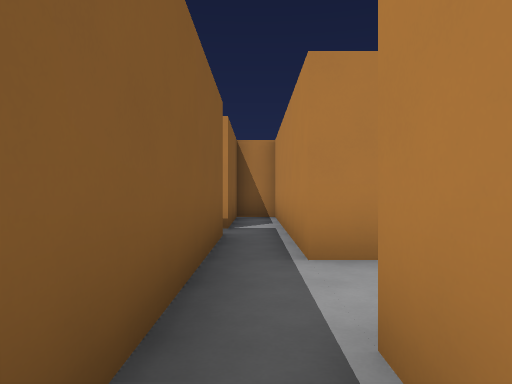
view 1 (above)

24 first-person views from a walk through a 3-D level made in the Godot game engine. The camera is 1.3 m above the floor, looks level and sees 70° across. The floor is counted in squares, 2 m on a side. Each view is taken from the middle of a square. On the plan, view 1 faces up. The plan holds only what a view shows up to about 11 squares ahead; the rest is blank. Characters and animated objects are not drawn.

view 2
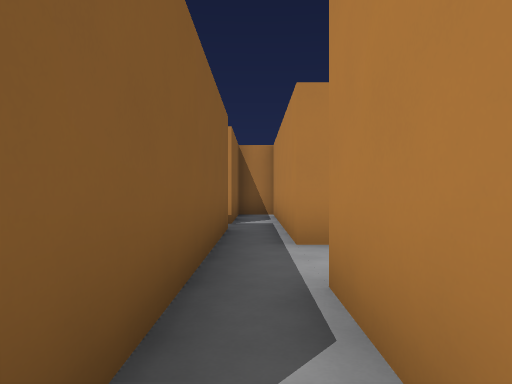

view 3
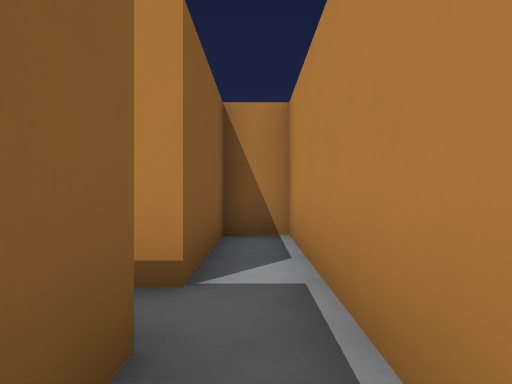

view 4
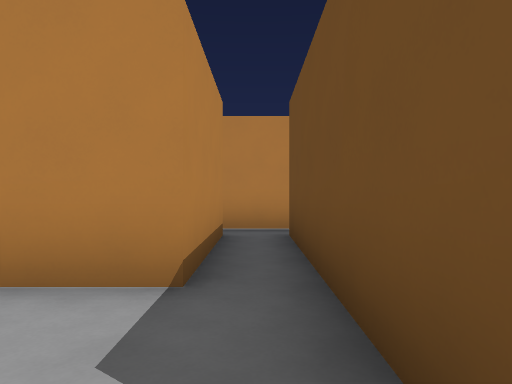

view 5
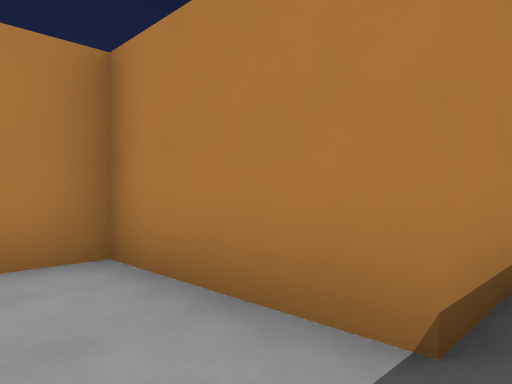

view 6
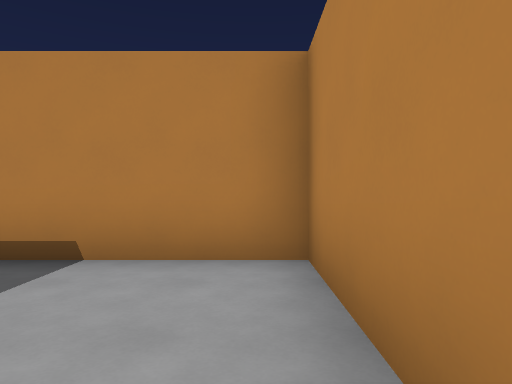

view 7
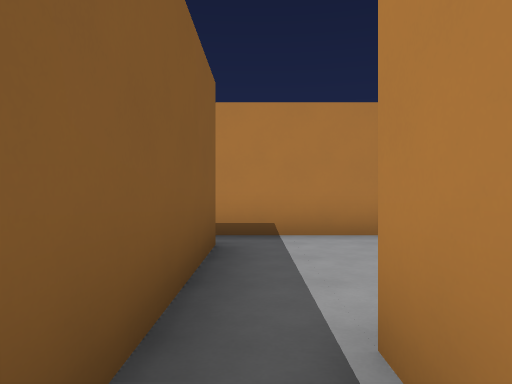

view 8
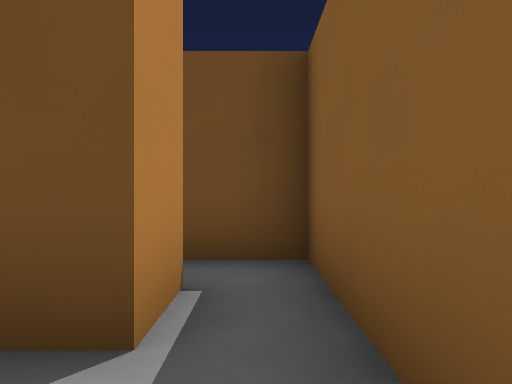

view 9
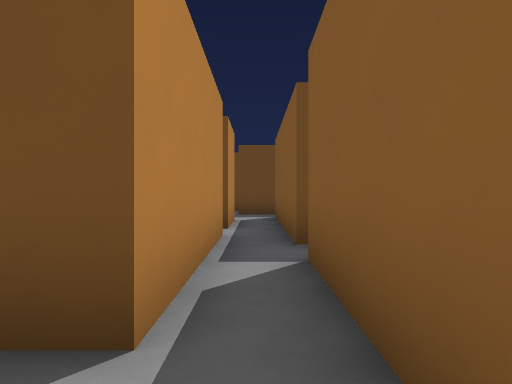

view 10
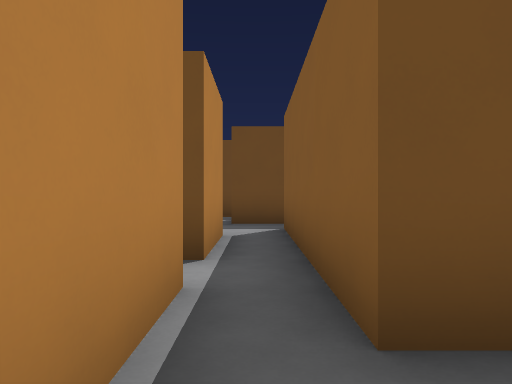

view 11
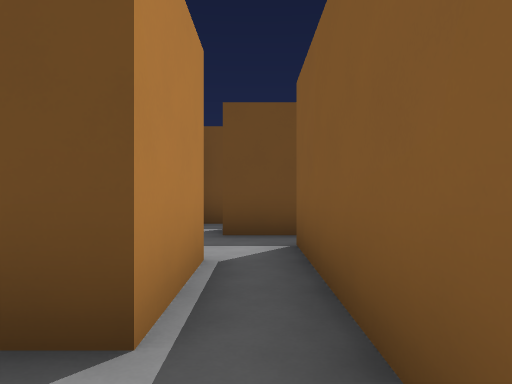

view 12
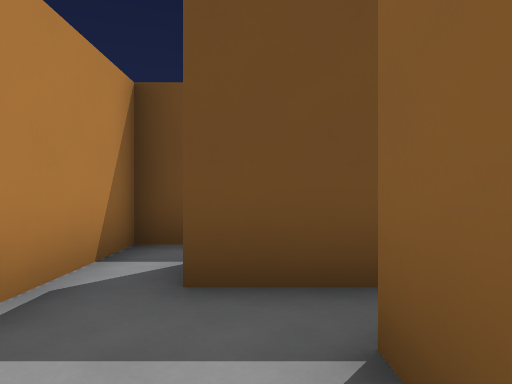

view 13
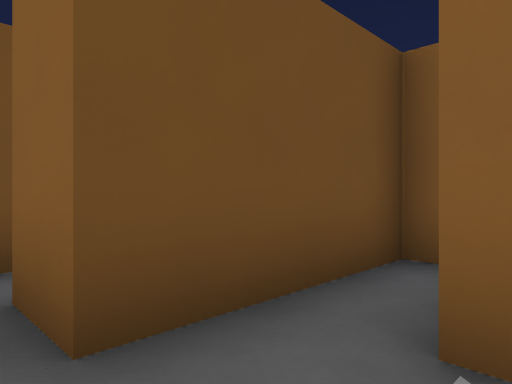

view 14
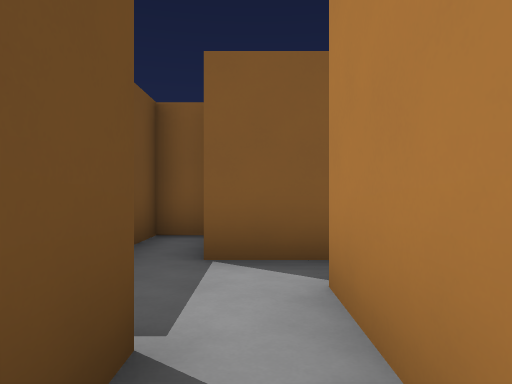

view 15
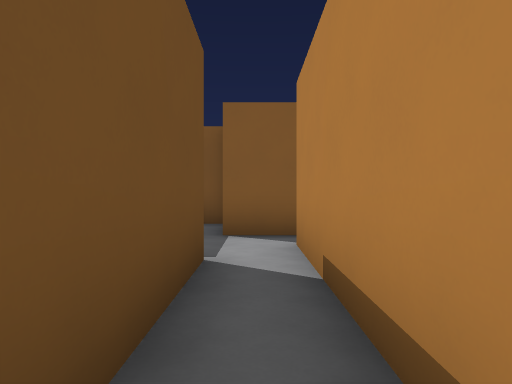

view 16
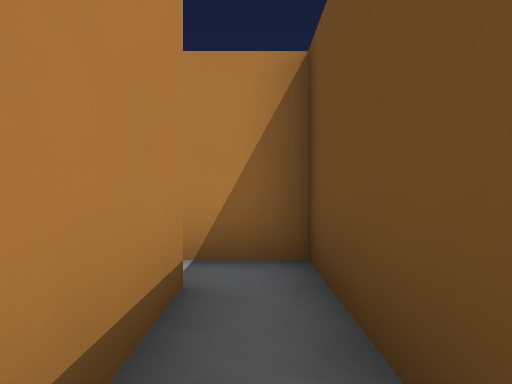

view 17
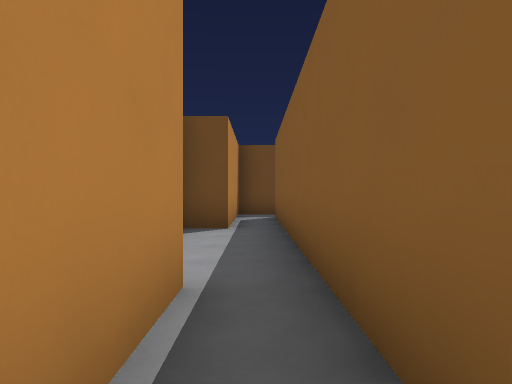

view 18
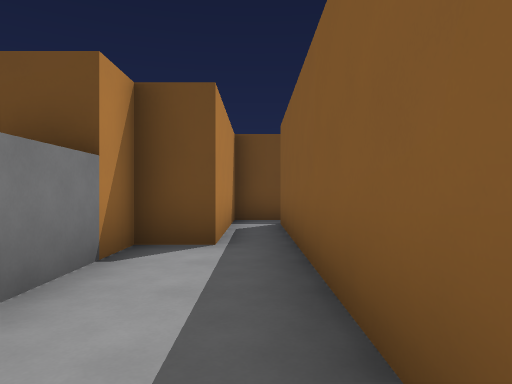

view 19
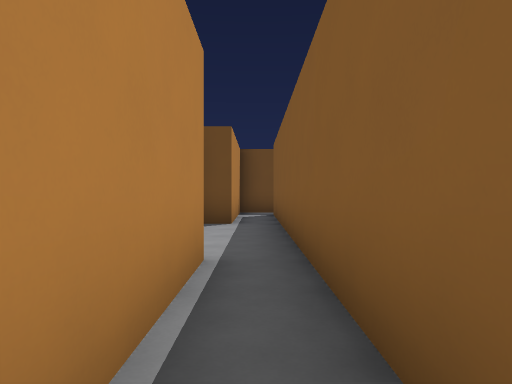

view 20
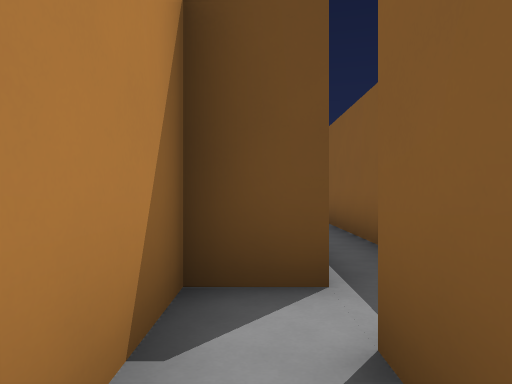

view 21
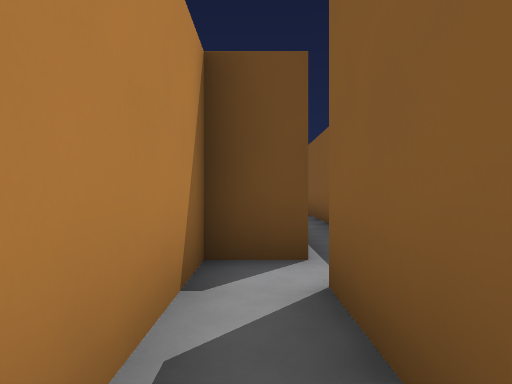

view 22
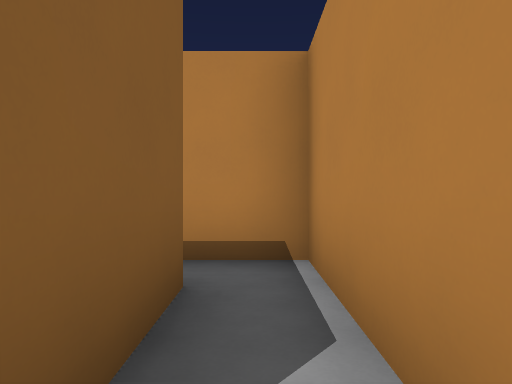

view 23
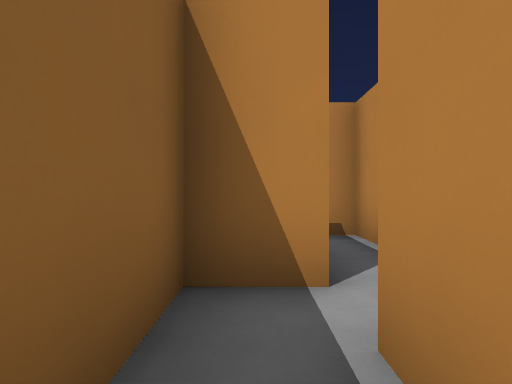

view 24
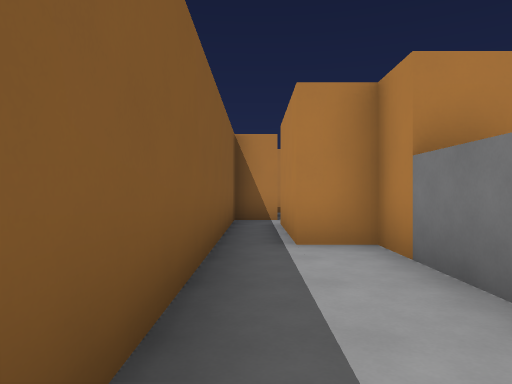

### Floor plan
Ten units are one square. View 1 is at (0, 0); x grows to the right and y downward. Boxes are objects, and circles mark ways between rooms. Rooms are numbered by the first view taken in them; rooms with no view inside come last. Other rooms are left out.
<svg viewBox="-75 -100 145 190">
<path fill="none" stroke="#000" d="M5 -35 5 -55M-5 -55 -5 5M5 5 5 -15M-11 15 -5 15 -5 25M5 25 5 5M-65 -85 -65 -55M-35 -65 -35 -95 -66 -95M-55 -55 -35 -55M-55 -45 -55 -55M-65 -55 -65 -35 -52 -35M15 55 5 55 5 35M-5 35 -5 65M-25 66 -25 75 5 75 5 85M15 85 15 71M15 65 55 65 55 55M45 55 15 55M45 -45 45 55M55 55 55 25 65 25 65 -15 55 -15 55 -45M55 -75 55 -55 45 -55 45 -45M55 -45 65 -45 65 -85 52 -85M5 -55 5 -95 -5 -95 -5 -65 -35 -65M-35 -55 -5 -55M-5 25 -5 35"/>
<circle cx="0" cy="-5" r="3" fill="#2a7"/>
<circle cx="0" cy="-45" r="3" fill="#2a7"/>
<circle cx="0" cy="20" r="3" fill="#2a7"/>
<circle cx="-60" cy="-50" r="3" fill="#2a7"/>
<circle cx="-30" cy="-60" r="3" fill="#2a7"/>
<circle cx="20" cy="60" r="3" fill="#2a7"/>
<circle cx="0" cy="45" r="3" fill="#2a7"/>
<circle cx="50" cy="50" r="3" fill="#2a7"/>
<circle cx="50" cy="-50" r="3" fill="#2a7"/>
<text x="0" y="-30">1</text>
<text x="-10" y="10">2</text>
<text x="-50" y="-80">3</text>
<text x="-50" y="-40">4</text>
<text x="0" y="60">5</text>
<text x="30" y="60">6</text>
<text x="50" y="0">7</text>
<text x="60" y="-70">8</text>
<text x="-10" y="-60">9</text>
<text x="0" y="30">10</text>
</svg>
Room 1 opens to room 2. Room 1 opens to room 9. Room 2 opens to room 10. Room 3 opens to room 4. Room 3 opens to room 9. Room 5 opens to room 6. Room 5 opens to room 10. Room 6 opens to room 7. Room 7 opens to room 8.

Where each view was taken, in squares from view 1:
view 1: 0 up, 0 right, facing up
view 2: 1 down, 0 right, facing up
view 3: 4 up, 0 right, facing up
view 4: 6 up, 6 left, facing right
view 5: 6 up, 5 left, facing up-right
view 6: 6 up, 4 left, facing up
view 7: 4 up, 6 left, facing up
view 8: 7 up, 6 left, facing down
view 9: 3 up, 0 right, facing down
view 10: 0 up, 0 right, facing down
view 11: 2 down, 0 right, facing down
view 12: 5 down, 0 right, facing down
view 13: 6 down, 1 right, facing down-left
view 14: 6 down, 3 right, facing left
view 15: 6 down, 5 right, facing left
view 16: 6 down, 2 right, facing right
view 17: 4 up, 5 right, facing down
view 18: 2 up, 5 right, facing down
view 19: 5 up, 5 right, facing down
view 20: 7 up, 6 right, facing down
view 21: 8 up, 6 right, facing down
view 22: 5 up, 6 right, facing up
view 23: 3 up, 5 right, facing up
view 24: 3 down, 5 right, facing up
